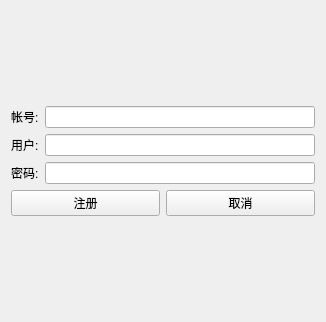
<?xml version="1.0" encoding="UTF-8"?>
<ui version="4.0">
 <class>RegDlg</class>
 <widget class="QWidget" name="RegDlg">
  <property name="geometry">
   <rect>
    <x>0</x>
    <y>0</y>
    <width>326</width>
    <height>322</height>
   </rect>
  </property>
  <property name="windowTitle">
   <string>Form</string>
  </property>
  <layout class="QVBoxLayout" name="verticalLayout">
   <item>
    <spacer name="verticalSpacer_2">
     <property name="orientation">
      <enum>Qt::Vertical</enum>
     </property>
     <property name="sizeHint" stdset="0">
      <size>
       <width>20</width>
       <height>40</height>
      </size>
     </property>
    </spacer>
   </item>
   <item>
    <layout class="QFormLayout" name="formLayout">
     <item row="0" column="0">
      <widget class="QLabel" name="label">
       <property name="text">
        <string>帐号:</string>
       </property>
      </widget>
     </item>
     <item row="0" column="1">
      <widget class="QLineEdit" name="lineEdit_num"/>
     </item>
     <item row="1" column="0">
      <widget class="QLabel" name="label_2">
       <property name="text">
        <string>用户:</string>
       </property>
      </widget>
     </item>
     <item row="1" column="1">
      <widget class="QLineEdit" name="lineEdit_name"/>
     </item>
     <item row="2" column="0">
      <widget class="QLabel" name="label_3">
       <property name="text">
        <string>密码:</string>
       </property>
      </widget>
     </item>
     <item row="2" column="1">
      <widget class="QLineEdit" name="lineEdit_passwd"/>
     </item>
    </layout>
   </item>
   <item>
    <layout class="QGridLayout" name="gridLayout">
     <item row="0" column="0">
      <widget class="QPushButton" name="pushButton_RegOk">
       <property name="text">
        <string>注册</string>
       </property>
      </widget>
     </item>
     <item row="0" column="1">
      <widget class="QPushButton" name="pushButton_2">
       <property name="text">
        <string>取消</string>
       </property>
      </widget>
     </item>
    </layout>
   </item>
   <item>
    <spacer name="verticalSpacer">
     <property name="orientation">
      <enum>Qt::Vertical</enum>
     </property>
     <property name="sizeHint" stdset="0">
      <size>
       <width>20</width>
       <height>40</height>
      </size>
     </property>
    </spacer>
   </item>
  </layout>
 </widget>
 <resources/>
 <connections/>
</ui>
